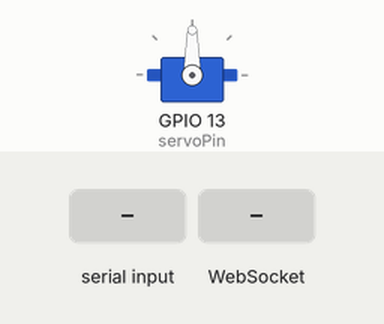
This sketch was run on a simulated ESP32. Parts: servo. Inputs (shaded band) come from the test bench. WiFi joins after 1.5 s; servers stay silent unless stated; what the sketch prints to the serial monitor is not drawn.

Above: at 2.7 s.
2.8 s: "5\n" received over Serial
At 3.4 s:
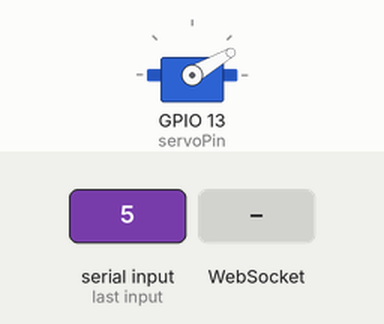
4.3 s: WebSocket text "200" received
At 5.5 s:
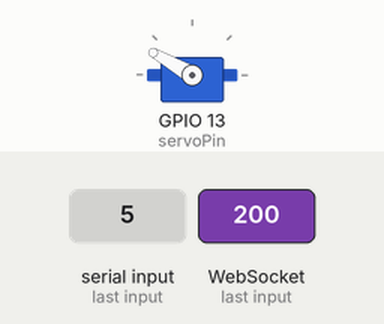
5.8 s: "90\n" received over Serial
At 6.8 s:
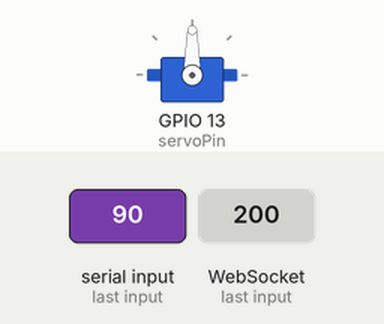
7.3 s: "200\n" received over Serial
At 8.0 s:
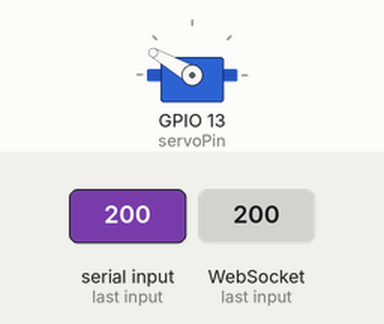
Timing chart, 0 to 9.8 s (numbered marks = the images above; inputs shaded):
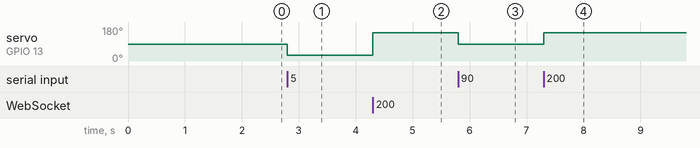

Measured:
- after the input at 2.8 s, servo on GPIO 13 (servoPin): 90° → 30° at once
- after the input at 4.3 s, servo on GPIO 13 (servoPin): 30° → 150° at once
- after the input at 5.8 s, servo on GPIO 13 (servoPin): 150° → 90° at once
- after the input at 7.3 s, servo on GPIO 13 (servoPin): 90° → 150° at once

The sketch:

looking_animal.ino
```cpp
#include <ESP32Servo.h>
#include <WiFi.h>
#include <WebSocketsServer.h> // WebSocket用ライブラリ
#include "secrets.h"

Servo myServo;
int servoPin = 13;

// ポート81番で待ち受ける WebSocket サーバーを作成
WebSocketsServer webSocket = WebSocketsServer(81);

void setup() {
  // シリアル通信の開始（デバッグ用）
  Serial.begin(115200);

  // ESP32Servo の初期化設定
  ESP32PWM::allocateTimer(0);
  ESP32PWM::allocateTimer(1);
  ESP32PWM::allocateTimer(2);
  ESP32PWM::allocateTimer(3);

  // Wi-Fi に接続する
  Serial.print("Connecting to Wi-Fi");
  WiFi.begin(WIFI_SSID, WIFI_PASSWORD);

  // 繋がるまで待つ
  while (WiFi.status() != WL_CONNECTED) {
    delay(500);
    Serial.print(".");
  }
  Serial.println();
  Serial.print("Connected! IP Address: ");
  Serial.println(WiFi.localIP());

  // WebSocket サーバーの開始
  webSocket.begin();
  webSocket.onEvent(webSocketEvent); // メッセージが届いたときの処理を登録
  Serial.println("WebSocket server started on port 81");

  // サーボモーターをピン13に割り当て
  myServo.setPeriodHertz(50); // 標準的な 50Hz
  myServo.attach(servoPin, 500, 2400); // 最小パルス幅と最大パルス幅（一般的なサーボの設定）

  // 起動時の初期位置を90度（正面）にしておく
  myServo.write(90);
  Serial.println("Ready. Please type an angle:");
}

void loop() {
  // 常に WebSocket の通信を監視する
  webSocket.loop();

  // シリアルモニタからデータが送られてきているか確認
  if (Serial.available() > 0) {
    // 改行（Enterキー）が押されるまでの文字列を読み取る
    String command = Serial.readStringUntil('\n');
    command.trim(); // 余分な空白や改行を消す

    // 空っぽのデータでなければ処理する
    if (command.length() > 0) {
      applyAngleCommand(command);
    }
  }
}

// -----------------------------------------------------
// WebSocket でメッセージが届いたときに自動で呼ばれる関数
// -----------------------------------------------------
void webSocketEvent(uint8_t num, WStype_t type, uint8_t * payload, size_t length) {
  switch (type) {
    case WStype_DISCONNECTED:
      Serial.printf("[%u] Disconnected!\n", num);
      break;

    case WStype_CONNECTED:
      Serial.printf("[%u] Connected!\n", num);
      break;

    case WStype_TEXT:
      // ペイロード（受け取ったデータ）を文字列（String）に変換する
      String text = String((char *)payload);

      // T25 で作った「角度チェック＆サーボを動かす関数」に渡す！
      applyAngleCommand(text);
      break;
  }
}

// 受け取った文字列を角度に変換してサーボを動かす関数
void applyAngleCommand(String text) {
  // 1. 文字列が数字かどうかチェックする（数字以外なら無視）
  bool isNumber = true;
  for (int i = 0; i < text.length(); i++) {
    // '-'（マイナス記号）と数字以外が含まれていたらダメ
    if (!isDigit(text[i]) && text[i] != '-') {
      isNumber = false;
      break;
    }
  }

  if (!isNumber) {
    Serial.println("Error: Please input a number.");
    return; // ここで処理を終了して無視する
  }

  // 2. 文字列を整数（int）に変換する
  int angle = text.toInt();

  // 3. 角度を 30度 〜 150度 の範囲に制限する（物理的な破損を防ぐため）
  angle = constrain(angle, 30, 150);

  // 4. シリアルモニタに「何度に動かしたか」を表示して確認
  Serial.print("Moving to angle: ");
  Serial.println(angle);

  // 5. サーボをその角度に動かす
  myServo.write(angle);
}
```

secrets.sample.h
```cpp
// Wi-Fi 接続情報の見本ファイル（Git にコミットする）
//
// 使い方:
//   1. このファイルを同じフォルダに secrets.h という名前でコピーする
//   2. secrets.h の値を自分の環境に書き換える
//
// secrets.h は .gitignore で除外しているため、パスワードがリポジトリに残らない。
// Arduino IDE はスケッチフォルダ内のファイルしかビルドに含めないので、
// secrets.h は必ず looking_animal.ino と同じフォルダに置くこと。
#pragma once

// ESP32 は 2.4GHz 帯にしか接続できないため、5GHz の SSID は指定しない
#define WIFI_SSID     "your-ssid"
#define WIFI_PASSWORD "your-password"
```
